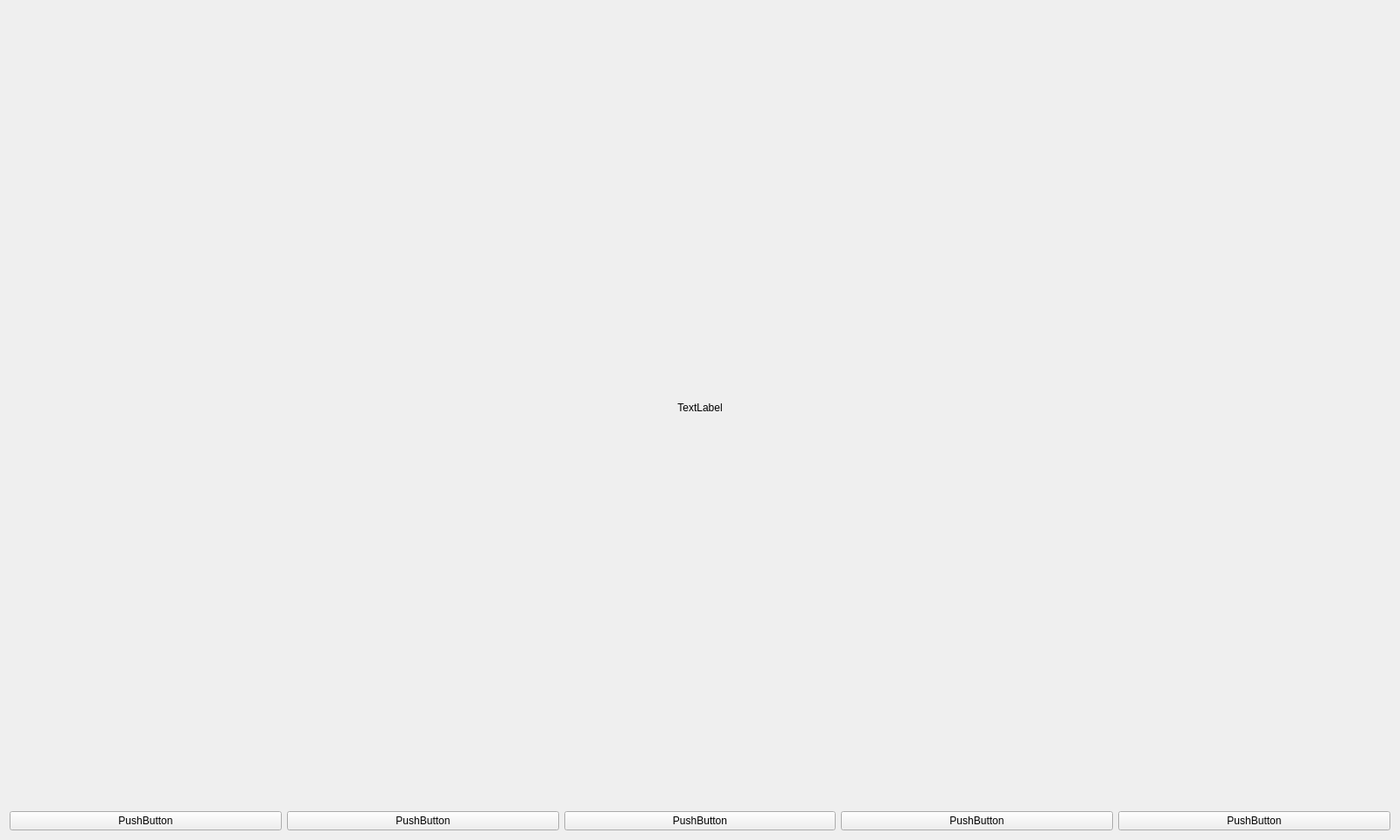
<?xml version="1.0" encoding="UTF-8"?>
<ui version="4.0">
 <class>StillImageViewerDialog</class>
 <widget class="QWidget" name="StillImageViewerDialog">
  <property name="geometry">
   <rect>
    <x>0</x>
    <y>0</y>
    <width>1600</width>
    <height>960</height>
   </rect>
  </property>
  <property name="windowTitle">
   <string>Form</string>
  </property>
  <layout class="QVBoxLayout" name="verticalLayout_2">
   <item>
    <layout class="QVBoxLayout" name="verticalLayout" stretch="432,47">
     <item>
      <widget class="QLabel" name="imageLabel">
       <property name="text">
        <string>TextLabel</string>
       </property>
       <property name="alignment">
        <set>Qt::AlignCenter</set>
       </property>
      </widget>
     </item>
     <item>
      <layout class="QHBoxLayout" name="horizontalLayout">
       <item>
        <widget class="CustomPushButton" name="quitPushButton">
         <property name="text">
          <string>PushButton</string>
         </property>
        </widget>
       </item>
       <item>
        <widget class="CustomPushButton" name="plusPushButton">
         <property name="text">
          <string>PushButton</string>
         </property>
        </widget>
       </item>
       <item>
        <widget class="CustomPushButton" name="minusPushButton">
         <property name="text">
          <string>PushButton</string>
         </property>
        </widget>
       </item>
       <item>
        <widget class="CustomPushButton" name="originPushButton">
         <property name="text">
          <string>PushButton</string>
         </property>
        </widget>
       </item>
       <item>
        <widget class="CustomPushButton" name="printPushButton">
         <property name="text">
          <string>PushButton</string>
         </property>
        </widget>
       </item>
      </layout>
     </item>
    </layout>
   </item>
  </layout>
 </widget>
 <customwidgets>
  <customwidget>
   <class>CustomPushButton</class>
   <extends>QPushButton</extends>
   <header>CustomPushButton.h</header>
  </customwidget>
 </customwidgets>
 <resources/>
 <connections/>
</ui>
